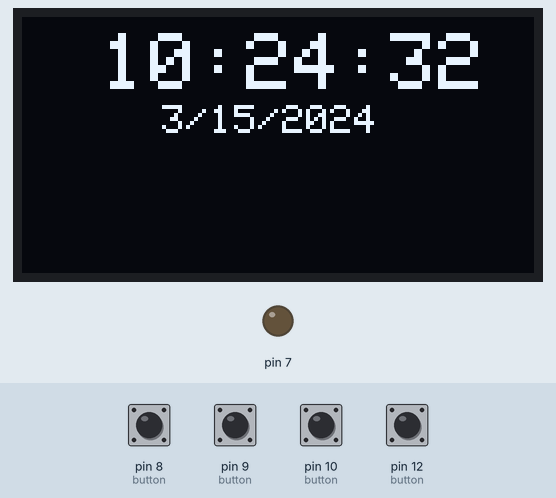
Recording of a sketch running on a simulated Arduino Uno, built with avr-gcc and run on an emulated ATmega328P. Shown: 128×64 one-colour display, output pins drawn as LEDs (lit = HIGH). The inputs (shaded band) are chosen by the test bench; at power-on: pin 8 (button), pin 9 (button), pin 10 (button), pin 12 (button) HIGH. The display library's start-up logo is not drawn; the local clock reads 2024-03-15 10:24:30 at power-on unless the sketch sets it; what the sketch prints to the serial monitor is not drawn.

Above: at 2.7 s.
2.8 s: pin 10 (button) pulled LOW for 0.15 s
At 4.1 s:
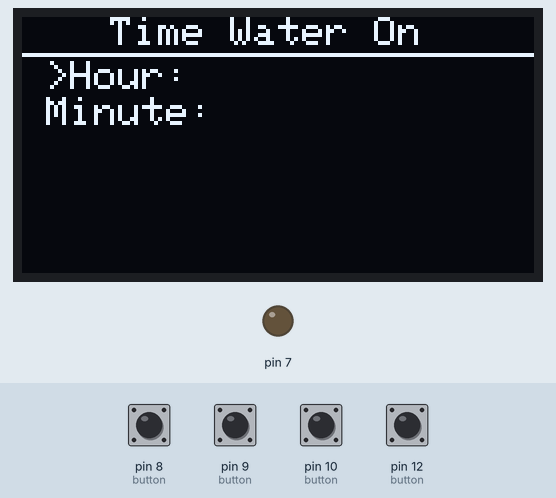
4.5 s: pin 9 (button) pulled LOW for 1 s
At 4.71 s:
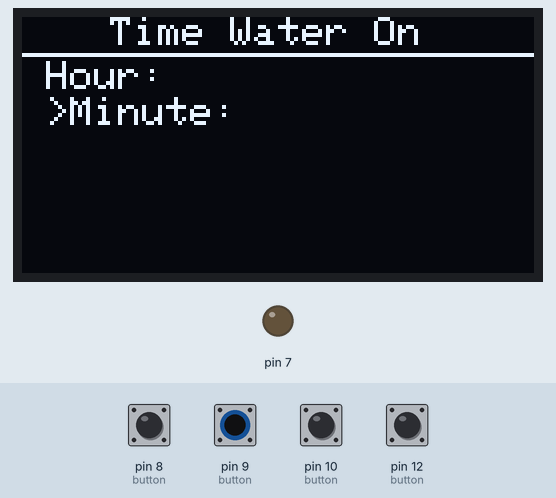
7.0 s: pin 10 (button) pulled LOW for 0.15 s
At 7.7 s:
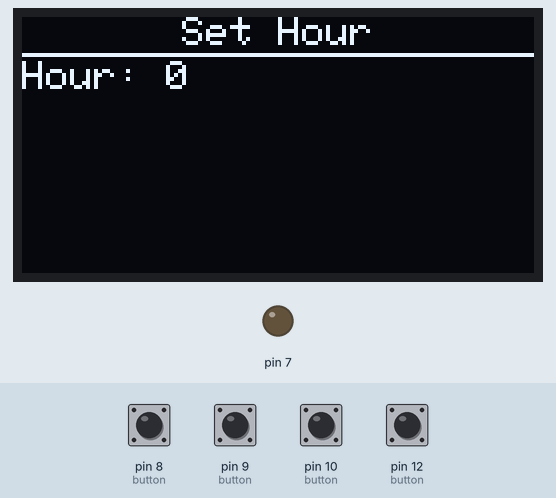
8.6 s: pin 12 (button) pulled LOW for 0.15 s
At 9.6 s:
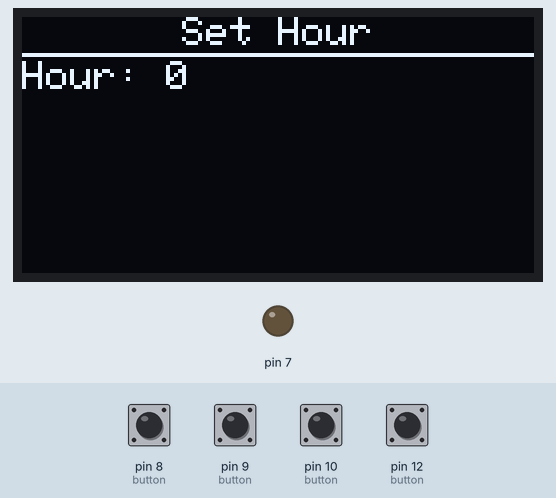
10.2 s: pin 9 (button) pulled LOW for 0.15 s
At 10.7 s:
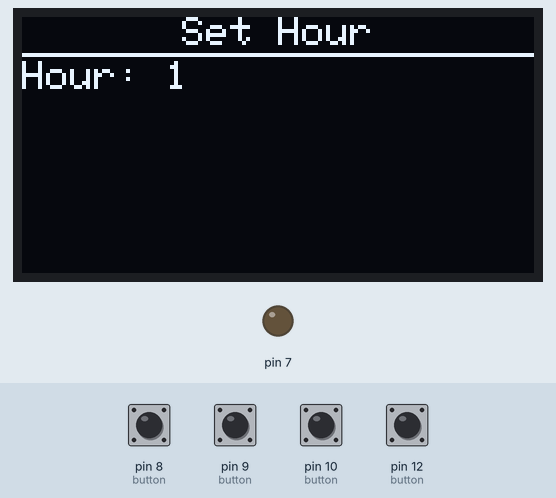
11.8 s: pin 9 (button) pulled LOW for 1 s
At 12.18 s:
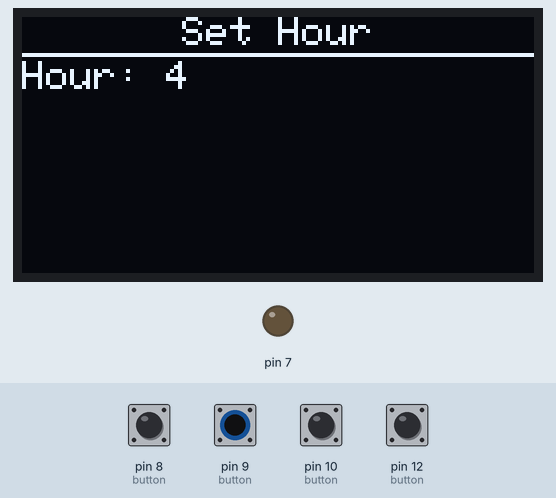
Timing chart, 0 to 14.8 s (numbered marks = the images above; inputs shaded):
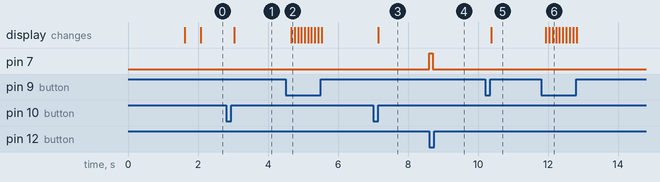

Measured:
- after the input at 2.8 s, the display: changes after 0.24 s (image 1)
- after the input at 4.5 s, the display: changes after 0.17 s (image 2)
- after the input at 7.0 s, the display: changes after 0.16 s (image 3)
- after the input at 8.6 s, pin 7: LOW → HIGH at once, → LOW 0.10 s later
- after the input at 10.2 s, the display: changes after 0.17 s (image 5)
- after the input at 11.8 s, the display: first changes after 0.14 s (image 6 shows a later state)

The sketch:

WaterController.ino
```cpp
/* Andrew Campbell
    Final Project: Water Controller
    CSIS 2810
*/
// including libraries
#include <Wire.h>
#include "RTClib.h"
#include <Adafruit_SSD1306.h>
#define OLED_RESET 4

Adafruit_SSD1306 display(OLED_RESET);// resetting screen
RTC_DS1307 RTC;
//initializing variables/counters
int page = 0;
int lClick = 0;
int mClick = 0;
int rClick = 0;
int counter = 0;
int counterMin = 0;
int water = 0;
int onOff = 0;

void setup () {
  //Starting screen
  Serial.begin(9600);
  display.begin(SSD1306_SWITCHCAPVCC, 0x3C);
  display.display();
  delay(1500);
  display.clearDisplay();
  Wire.begin();
  RTC.begin();

  if (! RTC.isrunning()) {
    Serial.println("RTC is NOT running!");
    RTC.adjust(DateTime(F(__DATE__), F(__TIME__)));
  }
}
void loop () {
  DateTime now = RTC.now();
  // setting up pins
  pinMode(7, OUTPUT);
  pinMode(8, INPUT_PULLUP);
  pinMode(9, INPUT_PULLUP);
  pinMode(10, INPUT_PULLUP);
  pinMode(12, INPUT_PULLUP);

  if (page == 0) { // Showing time page
    refresh();
    display.setTextSize(2);
    display.setTextColor(WHITE, BLACK);
    display.setCursor(20, 4);
    display.print(now.hour(), DEC);
    display.print(':');
    display.print(now.minute(), DEC);
    display.print(':');
    display.print(now.second(), DEC);
    display.setTextSize(1);
    display.setTextColor(WHITE, BLACK);
    display.setCursor(35, 22);
    display.print(now.month(), DEC);
    display.print('/');
    display.print(now.day(), DEC);
    display.print('/');
    display.print(now.year(), DEC);
    display.display();
  }
  if (page == 1) { // second screed high lighting hour
    refresh();
    header();
    display.setTextSize(1);
    display.setTextColor(WHITE, BLACK);
    display.setCursor(0, 11); display.print(" >Hour: ");
    display.setCursor(0, 20);  display.print (" Minute:");
    display.display();
  }
  if (page == 2 ) { // second screen high lighting minute
    refresh();
    header();
    display.setTextSize(1);
    display.setTextColor(WHITE, BLACK);
    display.setCursor(0, 11); display.print(" Hour: ");
    display.setCursor(0, 20);  display.print (" >Minute:");
    display.display();
    lClick = 1;
  }
  if (page == 3 ) { // screen to change hour
    refresh();
    display.setCursor(22, 0);  display.print("   Set Hour");
    display.drawLine (0, 9, 128, 9, WHITE);
    display.setTextSize(1);
    display.setTextColor(WHITE, BLACK);
    display.setCursor(0, 11); display.print("Hour: ");  display.print(counter);
    display.display();
    mClick --;
  }
  if (page == 4 ) { // screen to change min
    refresh();
    display.setCursor(22, 0);  display.print("  Set Minute");
    display.drawLine (0, 9, 128, 9, WHITE);
    display.setTextSize(1);
    display.setTextColor(WHITE, BLACK);
    display.setCursor(0, 11); display.print("Minute: ");  display.print(counterMin);
    display.display();
  }
  if (page == 5 ) { // checking set time
    refresh();
    display.setCursor(22, 0);  display.print("  The Set Time ");
    display.drawLine (0, 9, 128, 9, WHITE);
    display.setTextSize(1);
    display.setTextColor(WHITE, BLACK);
    display.setCursor(0, 11); display.print(counter); display.print(" : "); display.print(counterMin);
    display.display();
    delay(1000);
  }
  if (!digitalRead(12)) { //adding a counter to water when button is clicked
    water++;
  }
  if (water == 1) { // turning on water manually with a button
    waterOn();
  }
  if (water == 2) { // turning off water manually with a button
    waterOff();
    water = 0;
  }
  if (!digitalRead(8)) { // adding counter when button is pressed
    lClick ++;
  }
  if (!digitalRead(9)) { // adding counter when button is pressed
    mClick ++;
  }
  if (!digitalRead(10)) { // adding counter when button is pressed
    rClick ++;
  }
  if (lClick == 0 && rClick == 0 && mClick == 0) { // taking you to time display page
    page = 0;
  }
  if (lClick == 1 && rClick == 0 && mClick == 0) { // taking you to time water on page
    page = 1;
  }
  if (lClick == 1 && rClick == 0 && mClick == 1) { // taking you to set hour page
    page = 2;
  }
  if (lClick == 1 && rClick == 0 && mClick == 2) { // taking you back to second screen high lighting hour
    page = 1;
    mClick = 0;
  }
  if (lClick == 2 && rClick == 0 && mClick == 0) { // taking you to time display page
    page = 0;
    lClick = 0;
    mClick = 0;
  }
  if (lClick == 1 && mClick == 0 && rClick == 1) { // going to page 3 set hour
    page = 3;
  }
  if (!digitalRead(9) &&  rClick == 1 && mClick < 1 ) { //adding to counter hour checking if less than 24
    counter ++;
    if (counter == 24) {
      counter = 0;
    }
  }
  if (!digitalRead(10) &&  rClick == 2) { //going back to page 1
    lClick = 1;
    mClick = 0;
    rClick = 0;
    page = 1;
  }
  if (lClick == 1 && mClick == 1 && rClick == 1) { // go to set minute
    page = 4;
  }
  if (!digitalRead(9) &&  mClick > 1 && rClick == 1) { //adding to counterMinut
    counterMin++;
    counterMin * 10;
    if (counterMin == 60) {
      counterMin = 1;
    }
  }
  if (!digitalRead(10) &&  mClick == 2) { //going back to page 1
    lClick = 1;
    mClick = 0;
    rClick = 0;
    page = 1;
  }
  if (!digitalRead(9) && lClick == 0 ) { // checking alarm time
    mClick = 0;
    rClick = 0;
    page = 5;
  }/////////////////////////////////////////
  if (now.hour() == counter && now.minute() == counterMin && lClick == 0 && onOff == 0) { // turning on water at set time, setting on off counter to avoid it staying on when button pressed
    digitalWrite(7, HIGH);
    onOff = 1;
  }
  if ( now.minute() != counterMin) { // changing the counter to 0 so alarm can trigger
    onOff = 0;
  }
  if (now.minute() == 0 | now.minute() == 15  | now.minute() == 10 | now.minute() == 45) { // turning off water if on every 15 minutes
    digitalWrite(7, LOW);
    water = 0;
    onOff = 0;
  }
  if (!digitalRead(12) && water == 2) { // turning off water manually when its on.
    digitalWrite(7, LOW);
    water = 0;
  }

  //////////////////////////////////////////////////////////////
  // used for troubleshoting, checking the counters. ///////////
  Serial.print(" //Left Click: "); Serial.print(lClick);
  Serial.print("  //mClick: "); Serial.print(mClick);
  Serial.print(" //rClick: "); Serial.print(lClick);
  Serial.print(" //Counter: "); Serial.print(counter);
  Serial.print(" //CounterMin: "); Serial.print(counterMin);
  Serial.print(" //Water: "); Serial.print(water);
  Serial.print(" //onOff: "); Serial.print(onOff);
  ///////////////////////////////////////////////////////////////
}
void refresh() // clearing screen for next one
{
  display.display();
  delay(00);
  display.clearDisplay();
}
void header() // setting the header up for time water on
{
  display.setTextSize(1);
  display.setTextColor(WHITE);
  display.setCursor(22, 0);  display.print("Time Water On");
  display.drawLine (0, 9, 128, 9, WHITE);
}
void waterOn()// turning water on
{
  digitalWrite(7, HIGH);
}
void waterOff() //turning water off
{
  digitalWrite(7, LOW);
}
```
